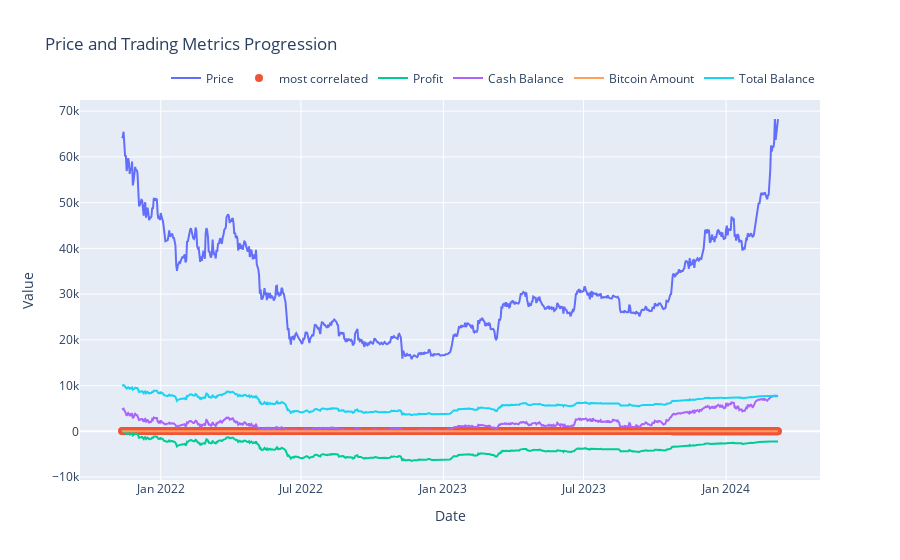

The notebook cell saved with this chart:
### Code cell
plot("most correlated", prices, indicator_values, profits, cash, bitcoin, total, Dates[start_idx:])

### Figure 1 — Plotly figure (JSON) as saved in the notebook; plotly's stock layout.template omitted (floating-point values rounded to 4 significant figures; data arrays with more than 128 entries replaced by an {"elided": "..."} marker saying what was removed)
{"data": [{"mode": "lines", "name": "Price", "type": "scatter", "x": {"elided": "848 str values"}, "y": {"elided": "848 float values"}}, {"marker": {"size": 8}, "mode": "markers", "name": "most correlated", "type": "scatter", "x": {"elided": "848 str values"}, "y": {"elided": "848 float values"}}, {"mode": "lines", "name": "Profit", "type": "scatter", "x": {"elided": "848 str values"}, "y": {"elided": "848 float values"}}, {"mode": "lines", "name": "Cash Balance", "type": "scatter", "x": {"elided": "848 str values"}, "y": {"elided": "848 float values"}}, {"mode": "lines", "name": "Bitcoin Amount", "type": "scatter", "x": {"elided": "848 str values"}, "y": {"elided": "848 float values"}}, {"mode": "lines", "name": "Total Balance", "type": "scatter", "x": {"elided": "848 str values"}, "y": {"elided": "848 float values"}}], "layout": {"hovermode": "x unified", "legend": {"orientation": "h", "x": 1, "xanchor": "right", "y": 1.02, "yanchor": "bottom"}, "title": {"text": "Price and Trading Metrics Progression"}, "xaxis": {"title": {"text": "Date"}}, "yaxis": {"title": {"text": "Value"}}}}
